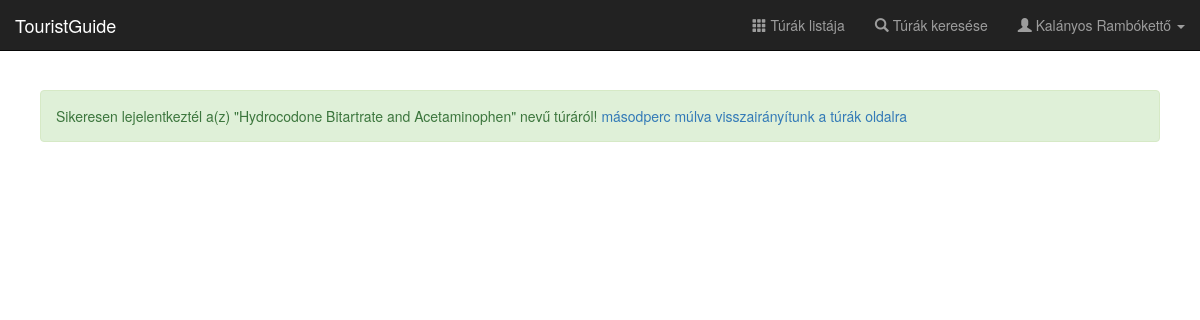
Screenshot of /detach-from-tour/83 (signed in) with the database file from the repository.
### app/db/models.py (models this page shows, shortened)
class User(UserMixin, database.Model):
    __tablename__ = 'users'
    id = database.Column(database.Integer, primary_key=True)
    username = database.Column(database.String(64), unique=True, index=True)
    password = database.Column(database.String(40), nullable=False)
    fullname = database.Column(database.String(64), nullable=False)
    avatar_src = database.Column(database.String(100))
    birth = database.Column(database.Date)
    experience_id = database.Column(
        database.Integer, database.ForeignKey('experiences.id'))
    experience = database.relationship(
        'Experience', backref=database.backref('users', lazy='dynamic')
    )
    account_type_id = database.Column(
        database.Integer, database.ForeignKey('roles.id')
    )
    account_type = database.relationship(
        'Role', backref=database.backref('users', lazy='dynamic')
    )
    email = database.Column(database.String(100), nullable=False)
    phone = database.Column(database.String(11))
    allowance = database.Column(database.Integer)
    numoftours = database.Column(database.Integer)
    status = database.Column(database.Integer)

class Tour(database.Model):
    __tablename__ = 'tours'
    id = database.Column(database.Integer, primary_key=True)
    name = database.Column(database.String(64), index=True)
    place = database.Column(database.String(64))
    start_datetime = database.Column(database.DateTime)
    end_datetime = database.Column(database.DateTime)
    images = database.Column(database.Text)
    experience_id = database.Column(
        database.Integer, database.ForeignKey('experiences.id')
    )
    experience = database.relationship(
        'Experience', backref=database.backref('tours', lazy='dynamic')
    )
    tour_guide_id = database.Column(
        database.Integer, database.ForeignKey('users.id')
    )
    tour_guide = database.relationship(
        'User', backref=database.backref('tours', lazy='dynamic')
    )
    description = database.Column(database.Text)
    price = database.Column(database.Integer)

### app/users/views.py (the view)
@users.route('/detach-from-tour/<int:tour_id>')
@login_required
def detach_from_tour(tour_id):
    tour = TourDAO.get_tour_by_id(tour_id)
    success = RegistrationDAO.unregister_user(current_user.id, tour)
    if success:
        UserDAO.decTour(current_user)
    return render_template(
            'detach.html', tour=tour, success=success)

### app/db/models.py (called while the page is built)
@loginmanager.user_loader
def load_user(user_id):
    return User.query.get(int(user_id))

### app/db/registrationmanager.py (called while the page is built)
    @staticmethod
    def unregister_user(user_id, tour):
        last_apply = tour.start_datetime + timedelta(days=-1)
        last_apply = last_apply.replace(hour=12, minute=0, second=0, microsecond=0)
        if last_apply <= datetime.now():
            return False
        Registration.query.filter_by(tour_id=tour.id, user_id=user_id).delete()
        database.session.commit()
        return True

### app/db/tourmanager.py (called while the page is built)
    @staticmethod
    def get_tour_by_id(tour_id):
        return Tour.query.get(tour_id)

### app/db/usermanager.py (called while the page is built)
    @staticmethod
    def decTour(user):
        ntours = database.session.query(User.numoftours).filter(User.id == user.id).first()
        numoftours_ = ntours[0] - 1
        allowance_ = None
        if numoftours_ < 5:
            allowance_ = None
        database.session.execute(
            update(User).where(User.id == user.id).values(numoftours=numoftours_, allowance=allowance_))
        database.session.commit()
        return True

### app/templates/detach.html (shortened to what this page needs)
{% extends "base.html" %}
{% block page_content %}
<div class="alert {{ 'alert-success' if success else 'alert-danger' }}" role="alert">
  {% if success %}
    Sikeresen lejelentkeztél a(z) "{{ tour.name|safe }}" nevű túráról!
  {% else %}
    Lejelentkezés letíltásra került! Legkésőbbi lejelentkezés a túra előtti nap 11:59:59.
  {% endif %}
    <a href="/tours"><div id="timeLeft" style="display: inline;">15</div> másodperc múlva visszairányítunk a túrák oldalra </a>
</div>
{% endblock page_content %}

### app/templates/navbar.html (shortened to what this page needs)
<nav class="navbar navbar-inverse navbar-fixed-top">
  <div class="container-fluid">
    <div class="navbar-header">
      <a class="navbar-brand" href="/">TouristGuide</a>
    </div>
    <div id="navbar" class="navbar-collapse collapse">
      <ul class="nav navbar-nav navbar-right">
        <li><a href="{{ url_for('tours.tours_default') }}"><span class="glyphicon glyphicon-th" aria-hidden="true"></span>
          Túrák listája</a></li>
        <li><a href="{{ url_for('tours.search_tours') }}"><span class="glyphicon glyphicon-search" aria-hidden="true"></span>
          Túrák keresése</a></li>
        {% if current_user.is_authenticated %}
        <li class="dropdown">
          <a href="#" class="dropdown-toggle" data-toggle="dropdown" role="button" aria-haspopup="true" aria-expanded="false">
            <span class="glyphicon glyphicon-user" aria-hidden="true"></span>
            {{ current_user.fullname }}
            <span class="caret"></span>
          </a>
        </li>
        {% else %}
        <li><a href="{{ url_for('users.register') }}"><span class="glyphicon glyphicon-edit" aria-hidden="true"></span>
          Regisztráció</a></li>
        <li><a href="{{ url_for('users.login') }}"><span class="glyphicon glyphicon-log-in" aria-hidden="true"></span>
          Bejelentkezés</a></li>
        {% endif %}
      </ul>
    </div>
  </div>
</nav>

### app/static/css/main.css (style rules this page uses)
body { padding-top: 50px; }

### rows the page displays
User: fullname "Kalányos Rambókettő"
Tour: name "Hydrocodone Bitartrate and Acetaminophen"
